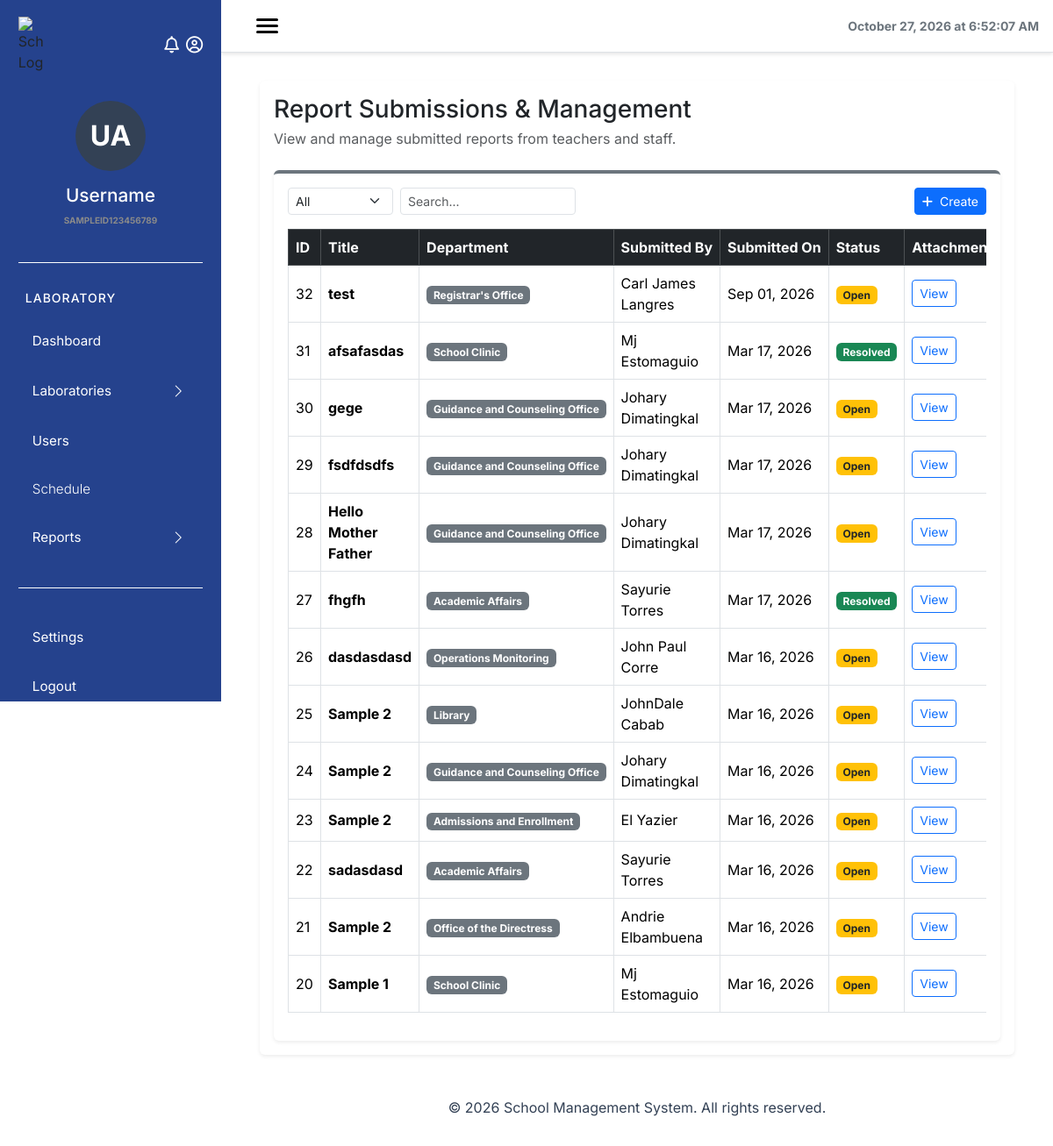
Page /concern-issue-tracking on the committed database.
### tables this page shows
CREATE TABLE `sd_issues` (
  `issue_id` bigint(20) NOT NULL,
  `title` varchar(255) NOT NULL,
  `description` text NOT NULL,
  `department` int(100) NOT NULL,
  `submitted_by` bigint(20) NOT NULL,
  `submitted_on` datetime NOT NULL DEFAULT current_timestamp(),
  `status` enum('open','resolved') NOT NULL DEFAULT 'open',
  `updated_at` datetime DEFAULT NULL ON UPDATE current_timestamp(),
  `file_path` varchar(255) DEFAULT NULL
);

CREATE TABLE `sd_department` (
  `department_id` int(100) NOT NULL,
  `department_name` varchar(100) DEFAULT NULL,
  `department_head` bigint(100) DEFAULT NULL
);

### app/views/concerns-issue-tracking/index.php (called while the page is built)
<?php require __DIR__ . '/../includes/header.php'; ?>
<?php require __DIR__ . '/../includes/sidebar.php'; ?>
<?php require __DIR__ . '/main-content.php'; ?>
<?php require __DIR__ . '/../includes/footer.php'; ?>

### app/controllers/ConcernIssueTrackingController.php (called while the page is built, shortened)
<?php
require_once __DIR__ . '/../models/Issues.php';
class ConcernIssueTrackingController
{
    public function index()
    {
        $issuesModel      = new Issues();
        $status = $_GET['status'] ?? 'all';
        $issues = $status === 'all' ? $issuesModel->all() : $issuesModel->getByStatus($status);
        if ($status === 'all') {
            $issues = $issuesModel->all();
        } else {
            $issues = $issuesModel->getByStatus($status);
        }
        require __DIR__ . '/../views/concerns-issue-tracking/index.php';
    }
}

### app/models/core/DatabaseTwo.php (called while the page is built, shortened)
<?php
class DatabaseTwo
{
    private static $instance = null;
    protected $conn;
    private function __construct()
    {
        $this->conn = new PDO(
            "mysql:host=localhost;dbname=sms1;charset=utf8",
            "root",
            "",
            [
                PDO::ATTR_ERRMODE => PDO::ERRMODE_EXCEPTION,
                PDO::ATTR_DEFAULT_FETCH_MODE => PDO::FETCH_ASSOC
            ]
        );
    }
    public static function getInstance()
    {
        if (self::$instance === null) {
            self::$instance = new self();
        }
        return self::$instance;
    }
    public function getConnection()
    {
        return $this->conn;
    }
}

### app/models/Issues.php (called while the page is built, shortened)
<?php
require_once __DIR__ . '/core/DatabaseTwo.php';
class Issues extends DatabaseTwo
{
    public function __construct()
    {
        $this->conn = DatabaseTwo::getInstance()->getConnection();
    }
    public function all(): array
    {
        $stmt = $this->conn->prepare("
            SELECT i.*, d.department_name, CONCAT(e.first_name, ' ', e.last_name) AS submitted_by_name
            FROM sd_issues i
            LEFT JOIN sd_department d ON i.department = d.department_id
            LEFT JOIN sms_employee e ON i.submitted_by = e.employee_id
            ORDER BY i.submitted_on DESC
        ");
        $stmt->execute();
        return $stmt->fetchAll(PDO::FETCH_ASSOC);
    }
}

### app/views/concerns-issue-tracking/table.php (the view, shortened to what this page needs)
<div class="table-responsive">
    <table class="table table-bordered table-hover align-middle text-sm concern-table">
        <thead class="table-dark text-nowrap">
            <tr>
                <th>ID</th>
                <th>Title</th>
                <th>Department</th>
                <th>Submitted By</th>
                <th>Submitted On</th>
                <th>Status</th>
                <th>Attachment</th>
            </tr>
        </thead>
        <tbody id="concernTableBody">
            <?php if (!empty($issues)) : ?>
                <?php foreach ($issues as $issue) : ?>
                    <tr>
                        <td>
                            <?= htmlspecialchars($issue['issue_id']) ?>
                        </td>
                        <td>
                            <strong>
                                <?= htmlspecialchars($issue['title']) ?>
                            </strong>
                        </td>
                        <td>
                            <span class="badge bg-secondary">
                                <?= htmlspecialchars($issue['department_name'] ?? 'N/A') ?>
                            </span>
                        </td>
                        <td>
                            <?= htmlspecialchars($issue['submitted_by_name'] ?? 'N/A') ?>
                        </td>
                        <td class="text-nowrap">
                            <?= date(
                                'M d, Y',
                                strtotime($issue['submitted_on'])
                            ) ?>
                        </td>
                        <td>
                            <?php
                            $status = strtolower($issue['status'] ?? 'open');
                            $badgeClass = match ($status) {
                                'resolved' => 'bg-success',
                                'open' => 'bg-warning text-dark',
                                default => 'bg-secondary'
                            };
                            ?>
                            <span class="badge <?= $badgeClass ?>">
                                <?= ucfirst($status) ?>
                            </span>
                        </td>
                        <td>
                            <?php if (!empty($issue['file_path'])): ?>
                                <a
                                    href="http://localhost/SchoolManagementSystem/Modules/laboratory/public/<?= ltrim($issue['file_path'], '/') ?>"
                                    class="btn btn-sm btn-outline-primary"
                                    target="_blank">
                                    View
                                </a>
                            <?php else: ?>
                                <span class="text-muted">
                                    No file
                                </span>
                            <?php endif; ?>
                        </td>
                    </tr>
                <?php endforeach; ?>
            <?php endif; ?>
        </tbody>
    </table>
</div>

### index.php (shortened to what this page needs)
<?php
$basePath = BASE_URL;
$uri = trim(str_replace($basePath, '', parse_url($_SERVER['REQUEST_URI'], PHP_URL_PATH)), '/');
$segments = explode('/', $uri);
switch ($segments[0] ?? '') {
    case 'concern-issue-tracking':
        require_once __DIR__ . '/app/controllers/ConcernIssueTrackingController.php';
        $controller = new ConcernIssueTrackingController();
        if (!isset($segments[1])) {
            $controller->index();
        } elseif ($segments[1] === 'create') {
            $controller->create();
        } elseif ($segments[1] === 'resolve') {
            $controller->resolve();
        } elseif ($segments[1] === 'delete') {
            $controller->delete();
        };
        break;
}

### app/views/includes/header.php (shortened to what this page needs)
<!DOCTYPE html>
<html lang="en">
<head>
    <link rel="stylesheet" href="<?= BASE_URL ?>/css/styles.css">
    <link rel="stylesheet" href="https://cdnjs.cloudflare.com/ajax/libs/font-awesome/6.5.1/css/all.min.css">
    <link href="https://cdn.jsdelivr.net/npm/bootstrap@5.3.2/dist/css/bootstrap.min.css" rel="stylesheet">
    <link href="https://cdn.jsdelivr.net/npm/bootstrap-icons@1.11.3/font/bootstrap-icons.css" rel="stylesheet">
    <link href="https://cdn.datatables.net/1.13.6/css/dataTables.bootstrap5.min.css" rel="stylesheet">
</head>
<body>
    <header class="d-flex justify-content-between align-items-center p-3 border-bottom small fw-bold text-secondary">
        <div class="hamburger">
            <span></span>
            <span></span>
            <span></span>
        </div>
        <div class="header-status">
            <span id="live-clock"></span>
        </div>
    </header>

### app/views/includes/sidebar.php (shortened to what this page needs)
<aside class="sidebar">
    <div class="school-logo">
        <img src="<?= BASE_URL ?>/assets/bcp-logo.png" alt="School Logo">
        <div class="sidebar-icons">
            <i class="fa-regular fa-bell"></i>
            <i class="fa-regular fa-circle-user"></i>
        </div>
    </div>
    <div class="sidebar-header">
        <div class="user-avatar">UA</div>
        <h1>Username</h1>
        <p class="user-id">SAMPLEID123456789</p>
    </div>
    <h2>Laboratory</h2>
    <div id="accordionSidebar">
        <div><a href="<?= BASE_URL ?>" class="menu-link <?php echo CURRENT_URI == 'laboratory' ? "active" :  "" ?>">Dashboard</a></div>
        <div class="nav-item">
            <a class="menu-link collapsed d-flex justify-content-between align-items-center"
                href="#"
                data-bs-toggle="collapse"
                data-bs-target="#collapseUtilities"
                aria-expanded="false"
                aria-controls="collapseUtilities">
                <span>Laboratories</span>
                <i class="bi bi-chevron-right dropdown-icon fs-6"></i>
            </a>
        </div>
        <div><a href="" class="menu-link">Users</a></div>
        <a href="<?= BASE_URL ?>/schedule" class="dropdown-item menu-link small fw-light <?php echo CURRENT_URI == 'schedule' ? "active" :  "" ?>">Schedule</a>
        <a class="menu-link collapsed d-flex justify-content-between align-items-center"
            href="#collapseReports"
            data-bs-toggle="collapse"
            aria-expanded="false">
            <span>Reports</span>
            <i class="bi bi-chevron-right dropdown-icon fs-6"></i>
        </a>
    </div>
    <div class="sidebar-header">
    </div>
    <div><a href="<?= BASE_URL ?>/settings" class="menu-link">Settings</a></div>
    <div><a href="<?= BASE_URL ?>/logout"
            onclick="return confirm('Are you sure you want to logout?')" class="menu-link">Logout
        </a>
    </div>
</aside>

### app/views/concerns-issue-tracking/main-content.php (shortened to what this page needs)
<main class="main-content">
    <div class="container-fluid">
        <div class="card shadow-sm border-0">
            <div class="card-body">
                <div class="mb-4">
                    <h3 class="mb-1">Report Submissions & Management</h3>
                    <p class="text-muted mb-0">
                        View and manage submitted reports from teachers and staff.
                    </p>
                </div>
                <div class="card shadow-sm border-0 border-top border-4 border-secondary">
                    <div class="card-body">
                        <div class="d-flex justify-content-between align-items-center mb-3 flex-wrap gap-2">
                            <div class="d-flex align-items-center gap-2 flex-wrap">
                                <form method="GET" class="d-inline-block">
                                    <select name="status" id="concern-filter" class="form-select form-select-sm" style="width: 120px;" onchange="this.form.submit()">
                                        <option value="all" <?= ($status ?? 'all') === 'all' ? 'selected' : '' ?>>All</option>
                                    </select>
                                </form>
                                <input class="form-control form-control-sm"
                                    id="concern-search"
                                    type="search"
                                    placeholder="Search..."
                                    style="width: 200px;">
                            </div>
                            <div class="d-flex align-items-center gap-2">
                                <button
                                    type="button"
                                    class="btn btn-primary btn-sm"
                                    data-bs-toggle="modal"
                                    data-bs-target="#createconcernsITModal">
                                    <i class="fas fa-plus me-1"></i>
                                    Create
                                </button>
                            </div>
                        </div>
                        <div class="table-responsive">
                            <?php require __DIR__ . '/table.php'; ?>
                        </div>
                    </div>
                </div>
            </div>
        </div>
    </div>
</main>

### app/views/includes/footer.php (shortened to what this page needs)
<div>
    <footer>
        <p>&copy; <?php echo date('Y'); ?> School Management System. All rights reserved.</p>
    </footer>
</div>
</body>
</html>

### css/styles.css (style rules this page uses)
* { margin: 0; padding: 0; box-sizing: border-box; font-family: 'Inter', sans-serif; }
:root { --color1: rgba(32, 0, 130, 1); --color2: rgba(51, 65, 85, 1); --color3: rgba(255, 255, 255, 1); --color4: rgba(186, 186, 186, 1); --color5: rgba(95, 95, 95, 1); --color6: rgba(51, 65, 85, 1); --color7: rgb(81, 70, 183); --color8: rgb(0, 0, 0); --color9: rgba(240, 240, 240, 1); --sidebar-width: 252px; --header-height: 60px; }
body { background: var(--color9); }
header { position: fixed; top: 0; left: var(--sidebar-width); width: calc(100% - var(--sidebar-width)); height: var(--header-height); background: var(--color3); display: flex; align-items: center; box-shadow: 0 2px 4px rgba(0, 0, 0, 0.1); z-index: 999; transition: left 0.3s ease, width 0.3s ease; }
.sidebar { width: var(--sidebar-width); background: #25428d; padding: 1.2rem 1.3rem; top: 0; left: 0; position: fixed; height: 100vh; overflow-y: auto; z-index: 1000; transition: transform 0.3s ease; }
.school-logo { display: flex; align-items: center; margin-bottom: 2rem; justify-content: space-between; }
.school-logo img { width: 29px; height: auto; }
.sidebar-icons { display: flex; gap: 0.5rem; color: var(--color3); }
.sidebar-icons i { font-size: 1.2rem; cursor: pointer; }
.sidebar-header { text-align: center; margin-bottom: 2rem; padding-bottom: 1.5rem; border-bottom: 1px solid #fff; }
.user-avatar { width: 80px; height: 80px; background: var(--color2); border-radius: 50%; display: flex; align-items: center; justify-content: center; margin: 0 auto 1rem; font-size: 2rem; font-weight: bold; color: var(--color3); }
.sidebar-header h1 { font-size: 1.3rem; color: var(--color3); }
.user-id { font-size: 10px; color: rgb(138, 138, 138); font-weight: bold; }
.sidebar h2 { color: var(--color3); font-size: 14px; text-transform: uppercase; letter-spacing: 1px; margin-bottom: 1rem; padding-left: 0.5rem; }
.sidebar .menu-link { display: flex; align-items: center; gap: 0.8rem; padding: 0.8rem 1rem; color: var(--color3); text-decoration: none; border-radius: 8px; margin-bottom: 0.5rem; transition: all 0.3s ease; font-size: 0.95rem; }
.sidebar .menu-link i { font-size: 1.1rem; min-width: 20px; }
.main-content { margin-left: var(--sidebar-width); margin-top: var(--header-height); min-height: calc(100vh - var(--header-height)); padding: 2rem; transition: margin-left 0.3s ease; position: relative; z-index: 1; }
footer { text-align: center; padding: 1rem; background: var(--color3); color: var(--color2); margin-left: var(--sidebar-width); transition: margin-left 0.3s ease; }
.hamburger { display: flex !important; flex-direction: column; gap: 4px; cursor: pointer; padding: 0.5rem; margin-left: 1rem; transition: all 0.3s ease; }
.hamburger span { width: 25px; height: 3px; background: var(--color8); border-radius: 3px; transition: all 0.3s ease; display: block; }
.dropdown-icon { transition: transform 0.3s ease; }
.card { border: none; border-radius: 0.75rem; }

### rows in the picture
sd_issues: issue_id "32", title "test", sd_department.department_name "Registrar's Office", submitted_by_name "Carl James Langres", submitted_on "Sep 01, 2026", status "Open"
sd_issues: issue_id "31", title "afsafasdas", sd_department.department_name "School Clinic", submitted_by_name "Mj Estomaguio", submitted_on "Mar 17, 2026", status "Resolved"
sd_issues: issue_id "30", title "gege", sd_department.department_name "Guidance and Counseling Office", submitted_by_name "Johary Dimatingkal", submitted_on "Mar 17, 2026", status "Open"
sd_issues: issue_id "29", title "fsdfdsdfs", sd_department.department_name "Guidance and Counseling Office", submitted_by_name "Johary Dimatingkal", submitted_on "Mar 17, 2026", status "Open"
sd_issues: issue_id "28", title "Hello Mother Father", sd_department.department_name "Guidance and Counseling Office", submitted_by_name "Johary Dimatingkal", submitted_on "Mar 17, 2026", status "Open"
sd_issues: issue_id "27", title "fhgfh", sd_department.department_name "Academic Affairs", submitted_by_name "Sayurie Torres", submitted_on "Mar 17, 2026", status "Resolved"
sd_issues: issue_id "26", title "dasdasdasd", sd_department.department_name "Operations Monitoring", submitted_by_name "John Paul Corre", submitted_on "Mar 16, 2026", status "Open"
sd_issues: issue_id "25", title "Sample 2", sd_department.department_name "Library", submitted_by_name "JohnDale Cabab", submitted_on "Mar 16, 2026", status "Open"
sd_issues: issue_id "24", title "Sample 2", sd_department.department_name "Guidance and Counseling Office", submitted_by_name "Johary Dimatingkal", submitted_on "Mar 16, 2026", status "Open"
sd_issues: issue_id "23", title "Sample 2", sd_department.department_name "Admissions and Enrollment", submitted_by_name "El Yazier", submitted_on "Mar 16, 2026", status "Open"
sd_issues: issue_id "22", title "sadasdasd", sd_department.department_name "Academic Affairs", submitted_by_name "Sayurie Torres", submitted_on "Mar 16, 2026", status "Open"
sd_issues: issue_id "21", title "Sample 2", sd_department.department_name "Office of the Directress", submitted_by_name "Andrie Elbambuena", submitted_on "Mar 16, 2026", status "Open"
sd_issues: issue_id "20", title "Sample 1", sd_department.department_name "School Clinic", submitted_by_name "Mj Estomaguio", submitted_on "Mar 16, 2026", status "Open"
